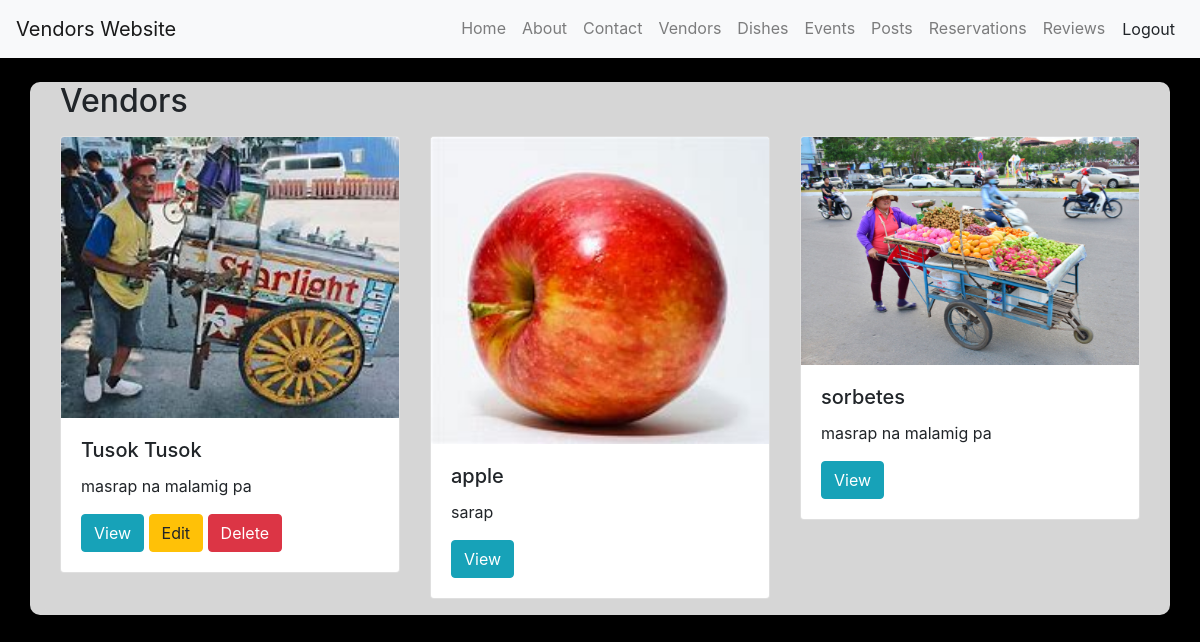
Screenshot of /vendors/ (signed in) with the database file from the repository.
### app/models.py (models this page shows, shortened)
class Vendor(models.Model):
    user = models.OneToOneField(settings.AUTH_USER_MODEL, on_delete=models.CASCADE)
    image = models.ImageField(default='default.jpg', upload_to='profile_pics')
    name = models.CharField(max_length=255)
    description = models.TextField()
    location = models.CharField(max_length=255)
    contact_number = models.CharField(max_length=15)

### app/views.py (the view)
# urls.py: path('vendors/', VendorListView.as_view(), name='vendor_list'),
class VendorListView(ListView):
    model = Vendor
    template_name = 'vendor/vendor_list.html'
    context_object_name = 'vendors'

### app/templates/vendor/vendor_list.html (shortened to what this page needs)
{% extends "app/base.html" %}
{% block content %}
<div class="container mt-4">
    <h2 class="mb-3">Vendors</h2>
    <div class="row">
        {% for vendor in vendors %}
            <div class="col-md-4">
                <div class="card mb-3">
                    <img src="{{ vendor.image.url }}" class="card-img-top" alt="{{ vendor.name }}">
                    <div class="card-body">
                        <h5 class="card-title">{{ vendor.name }}</h5>
                        <p class="card-text">{{ vendor.description|truncatewords:15 }}</p>
                        <a href="{% url 'vendor_detail' vendor.pk %}" class="btn btn-info">View</a>
                        {% if vendor.user == request.user %}
                            <a href="{% url 'vendor_update' vendor.pk %}" class="btn btn-warning">Edit</a>
                            <a href="{% url 'vendor_delete' vendor.pk %}" class="btn btn-danger">Delete</a>
                        {% endif %}
                    </div>
                </div>
            </div>
        {% empty %}
            <p class="text-muted">No vendors available.</p>
        {% endfor %}
    </div>
</div>
{% endblock content %}

### static/css/base.css (style rules this page uses)
body { background-color: black; }
.container { background-color: #d6d6d6; border-radius: 10px; }

### rows the page displays
Vendor: image (picture), name "Tusok Tusok", description "masrap na malamig pa", shows "Edit"
Vendor: image (picture), name "apple", description "sarap"
Vendor: image (picture), name "sorbetes", description "masrap na malamig pa"
